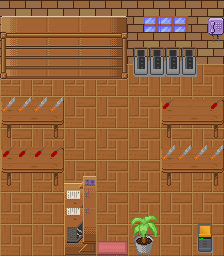

Tiled map render using the project's own tile images. Description and the whole map definition, tile-layer contents included, below:
An orthogonal 14x16 tile map with 16x16 px tiles, 7 tile layers (ground, wall, other, other2, ...), 3 tilesets and 19 objects (14x collision, enter_ville, dialogueNPC, spawn_tool, boche(lino)_path1, ...).

<map version="1.10" tiledversion="1.10.1" orientation="orthogonal" renderorder="right-down" width="14" height="16" tilewidth="16" tileheight="16" infinite="0" nextlayerid="12" nextobjectid="22">
 <tileset firstgid="1" source="../Jeu de tuiles (.tsx)/house-building.tsx" />
 <tileset firstgid="257" source="../Jeu de tuiles (.tsx)/1620294938-house.tsx" />
 <tileset firstgid="1032" source="../Jeu de tuiles (.tsx)/terrain_3.tsx" />
 <layer id="1" name="ground" width="14" height="16">
  <data encoding="csv">
2710,2711,2710,2711,2710,2711,2710,2711,2710,2711,2710,2711,2710,2711,
2774,2775,2774,2775,2774,2775,2774,2775,2774,2775,2774,2775,2774,2775,
2710,2711,2710,2711,2710,2711,2710,2711,2710,2711,2710,2711,2710,2711,
2774,2775,2774,2775,2774,2775,2774,2775,2774,2775,2774,2775,2774,2775,
73,74,73,74,73,74,73,74,73,74,73,74,73,74,
89,90,89,90,89,90,89,90,89,90,89,90,89,90,
73,74,73,74,73,74,73,74,73,74,73,74,73,74,
89,90,89,90,89,90,89,90,89,90,89,90,89,90,
73,74,73,74,73,74,73,74,73,74,73,74,73,74,
89,90,89,90,89,90,89,90,89,90,89,90,89,90,
73,74,73,74,73,74,73,74,73,74,73,74,73,74,
89,90,89,90,89,90,89,90,89,90,89,90,89,90,
73,74,73,74,73,74,73,74,73,74,73,74,73,74,
89,90,89,90,89,90,89,90,89,90,89,90,89,90,
73,74,73,74,73,74,73,74,73,74,73,74,73,74,
89,90,89,90,89,90,89,90,89,90,89,90,89,90
</data>
 </layer>
 <layer id="2" name="wall" width="14" height="16">
  <data encoding="csv">
2596,2597,2596,2597,2596,2597,2596,2597,2596,2597,2596,2597,2596,2597,
2660,2661,2660,2661,2660,2661,2660,2661,2660,2661,2660,2661,2660,2661,
2596,2597,2596,2597,2596,2597,2596,2597,2596,2597,2596,2597,2596,2597,
2660,2661,2660,2661,2660,2661,2660,2661,2660,2661,2660,2661,2660,2661,
0,0,0,0,0,0,0,0,0,0,0,0,0,0,
0,0,0,0,0,0,0,0,0,0,0,0,0,0,
0,0,0,0,0,0,0,0,0,0,0,0,0,0,
0,0,0,0,0,0,0,0,0,0,0,0,0,0,
0,0,0,0,0,0,0,0,0,0,0,0,0,0,
0,0,0,0,0,0,0,0,0,0,0,0,0,0,
0,0,0,0,0,0,0,0,0,0,0,0,0,0,
0,0,0,0,0,0,0,0,0,0,0,0,0,0,
0,0,0,0,0,0,0,0,0,0,0,0,0,0,
0,0,0,0,0,0,0,0,0,0,0,0,0,0,
0,0,0,0,0,0,0,0,0,0,0,0,0,0,
0,0,0,0,0,0,0,0,0,0,0,0,0,0
</data>
 </layer>
 <layer id="3" name="other" width="14" height="16">
  <data encoding="csv">
0,0,0,0,0,0,0,0,0,0,0,0,0,0,
1,2,3,2,3,2,3,4,0,0,0,0,0,56,
17,18,19,18,19,18,19,20,544,545,544,545,0,72,
33,34,35,34,35,34,35,36,575,576,575,576,0,0,
49,50,51,50,51,50,51,52,606,607,606,607,0,0,
0,0,0,0,0,0,0,0,0,0,0,0,0,0,
5,6,7,8,0,0,0,0,0,0,5,6,7,8,
21,22,23,24,0,0,0,0,0,0,21,22,23,24,
37,38,39,40,0,0,0,0,0,0,37,38,39,40,
5,6,7,8,0,0,0,0,0,0,5,6,7,8,
21,22,23,24,0,0,0,0,0,0,21,22,23,24,
37,38,39,40,9,10,0,0,0,0,37,38,39,40,
0,0,0,0,25,26,0,0,0,0,0,0,0,0,
0,0,0,0,25,26,0,0,0,0,0,0,0,0,
0,0,0,0,41,42,0,0,0,0,0,0,0,0,
0,0,0,0,57,58,54,55,102,103,0,0,0,0
</data>
 </layer>
 <layer id="4" name="other2" width="14" height="16">
  <data encoding="csv">
0,0,0,0,0,0,0,0,0,0,0,0,0,0,
0,0,0,0,0,0,0,0,0,746,746,747,0,0,
0,0,0,0,0,0,0,0,0,544,545,544,545,0,
0,0,0,0,0,0,0,0,0,575,576,575,576,0,
0,0,0,0,0,0,0,0,0,606,607,606,607,0,
0,0,0,0,0,0,0,0,0,0,0,0,0,0,
53,53,53,53,0,0,0,0,0,0,69,0,0,69,
0,0,0,0,0,0,0,0,0,0,0,0,0,0,
0,0,0,0,0,0,0,0,0,0,0,0,0,0,
69,69,69,69,0,0,0,0,0,0,53,53,53,53,
0,0,0,0,0,0,0,0,0,0,0,0,0,0,
0,0,0,0,0,0,0,0,0,0,0,0,0,0,
0,0,0,0,0,0,0,0,0,0,0,0,0,0,
0,0,0,0,0,0,0,0,0,0,0,0,0,0,
0,0,0,0,0,0,0,0,0,0,0,0,573,574,
0,0,0,0,0,0,0,0,0,0,0,0,604,605
</data>
 </layer>
 <layer id="6" name="Calque de Tuiles 5" width="14" height="16">
  <data encoding="csv">
0,0,0,0,0,0,0,0,0,0,0,0,0,0,
0,0,0,0,0,0,0,0,0,0,0,0,0,0,
0,0,0,0,0,0,0,0,0,0,0,0,0,0,
0,0,0,0,0,0,0,0,0,0,0,0,0,0,
0,0,0,0,0,0,0,0,0,0,0,0,0,0,
0,0,0,0,0,0,0,0,0,0,0,0,0,0,
0,0,0,0,0,0,0,0,0,0,0,0,0,0,
0,0,0,0,0,0,0,0,0,0,0,0,0,0,
0,0,0,0,0,0,0,0,0,0,0,0,0,0,
0,0,0,0,0,0,0,0,0,0,0,0,0,0,
0,0,0,0,0,0,0,0,0,0,0,0,0,0,
0,0,0,0,0,0,0,0,0,0,0,0,0,0,
0,0,0,0,0,0,0,0,0,0,0,0,0,0,
0,0,0,0,0,0,0,0,0,0,0,0,0,0,
0,0,0,0,0,0,0,0,0,0,0,0,0,0,
0,0,0,0,0,0,0,0,0,0,0,0,0,0
</data>
 </layer>
 <layer id="7" name="Calque de Tuiles 6" width="14" height="16">
  <data encoding="csv">
0,0,0,0,0,0,0,0,0,0,0,0,0,0,
0,0,0,0,0,0,0,0,0,0,0,0,0,0,
0,0,0,0,0,0,0,0,0,0,0,0,0,0,
0,0,0,0,0,0,0,0,0,0,0,0,0,0,
0,0,0,0,0,0,0,0,0,0,0,0,0,0,
0,0,0,0,0,0,0,0,0,0,0,0,0,0,
0,0,0,0,0,0,0,0,0,0,0,0,0,0,
0,0,0,0,0,0,0,0,0,0,0,0,0,0,
0,0,0,0,0,0,0,0,0,0,0,0,0,0,
0,0,0,0,0,0,0,0,0,0,0,0,0,0,
0,0,0,0,0,0,0,0,0,0,0,0,0,0,
0,0,0,0,0,0,0,0,0,0,0,0,0,0,
0,0,0,0,0,0,0,0,0,0,0,0,0,0,
0,0,0,0,0,0,0,0,0,0,0,0,0,0,
0,0,0,0,0,0,0,0,0,0,0,0,0,0,
0,0,0,0,0,0,0,0,0,0,0,0,0,0
</data>
 </layer>
 <layer id="8" name="superposé" width="14" height="16">
  <data encoding="csv">
0,0,0,0,0,0,0,0,0,0,0,0,0,0,
0,0,0,0,0,0,0,0,0,0,0,0,0,0,
0,0,0,0,0,0,0,0,0,0,0,0,0,0,
0,0,0,0,0,0,0,0,0,0,0,0,0,0,
0,0,0,0,0,0,0,0,0,0,0,0,0,0,
0,0,0,0,0,0,0,0,0,0,0,0,0,0,
0,0,0,0,0,0,0,0,0,0,0,0,0,0,
0,0,0,0,0,0,0,0,0,0,0,0,0,0,
0,0,0,0,0,0,0,0,0,0,0,0,0,0,
0,0,0,0,0,0,0,0,0,0,0,0,0,0,
0,0,0,0,0,0,0,0,0,0,0,0,0,0,
0,0,0,0,0,0,0,0,0,0,0,0,0,0,
0,0,0,0,0,0,0,0,0,0,0,0,0,0,
0,0,0,0,0,0,0,0,70,71,0,0,0,0,
0,0,0,0,0,0,0,0,86,87,0,0,0,0,
0,0,0,0,0,0,0,0,0,0,0,0,0,0
</data>
 </layer>
 <objectgroup id="5" name="collision">
  <object id="1" type="collision" x="-9.75" y="-0.25" width="10.5" height="256.25" />
  <object id="2" type="collision" x="0.75" y="0.25" width="126.5" height="67" />
  <object id="3" type="collision" x="128" y="0.25" width="6.75" height="63.75" />
  <object id="4" type="collision" x="134.25" y="0.5" width="61.75" height="65.5" />
  <object id="5" type="collision" x="196.5" y="0.25" width="27.25" height="63.75" />
  <object id="6" type="collision" x="161" y="99.5" width="61.75" height="24.375" />
  <object id="7" type="collision" x="161.625" y="147.625" width="61.25" height="24.625" />
  <object id="8" type="collision" x="0.625" y="99.5" width="63.375" height="25.375" />
  <object id="9" type="collision" x="1.5" y="147.375" width="62.125" height="25.375" />
  <object id="10" type="collision" x="64.5455" y="176.182" width="30.9091" height="79.0909" />
  <object id="11" type="collision" x="135.625" y="235.375" width="17.625" height="19.75" />
  <object id="12" type="collision" x="198.125" y="223.75" width="14.25" height="28.75" />
  <object id="13" type="collision" x="223.625" y="63.625" width="6.125" height="192.75" />
  <object id="14" type="collision" x="0.333333" y="256" width="224.667" height="7.33333" />
  <object id="15" name="enter_ville" x="96.9091" y="241.182" width="30.2727" height="13.2727" />
  <object id="21" name="dialogueNPC" x="96.25" y="187.25" width="8.25" height="38.75" />
 </objectgroup>
 <objectgroup id="10" name="spawn">
  <object id="16" name="spawn_tool" x="100.455" y="201.636">
   <point />
  </object>
 </objectgroup>
 <objectgroup id="11" name="NPC_path">
  <object id="17" name="boche(lino)_path1" x="175.909" y="80.0909" width="16.4545" height="16" />
  <object id="19" name="robin_path1" x="32.75" y="192.5" width="15.625" height="15.5" />
 </objectgroup>
</map>
